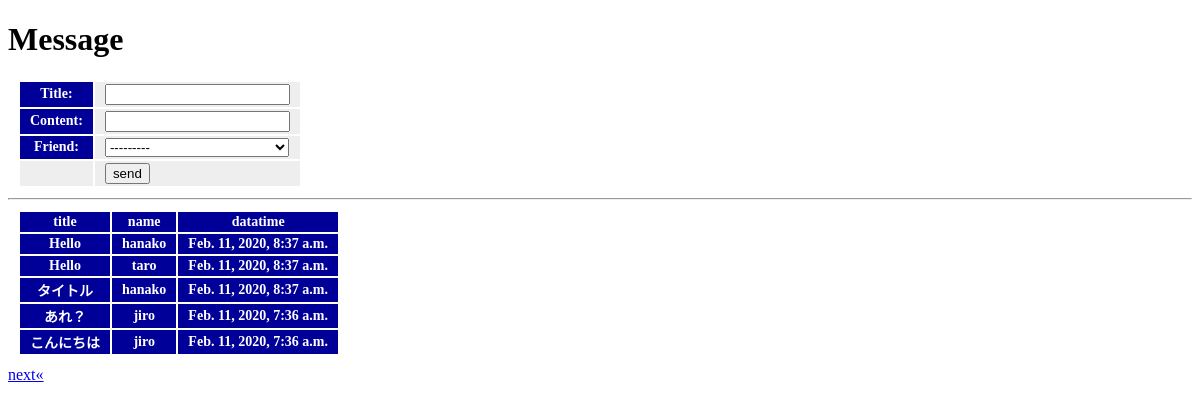
Page /hello/message/ on the committed database.
### hello/models.py (models this page shows, shortened)
class Message(models.Model):
    friend = models.ForeignKey(Friend, on_delete=models.CASCADE)
    title = models.CharField(max_length=100)
    content = models.CharField(max_length=300)
    pub_date = models.DateTimeField(auto_now_add=True)
    class Meta:
        ordering = ('pub_date',)

class Friend(models.Model):
    name = models.CharField(max_length=100,validators=[number_only])
    mail = models.EmailField(max_length=200)
    gender = models.BooleanField()
    age = models.IntegerField()
    birthday = models.DateField()
    def __str__(self):
        return '<Friend:id=' + str(self.id) + ', ' + self.name + ' (' + str(self.age) + ')>'

### hello/views.py (the view)
# urls.py: path('message/', views.message, name='message'),
def message(request, page=1):
    if (request.method == 'POST'):
        obj  = Message()
        form = MessageForm(request.POST, instance=obj)
        form.save()
    data = Message.objects.all().reverse()
    paginator = Paginator(data, 5)
    params = {
        'title': 'Message',
        'form': MessageForm(),
        'data': paginator.get_page(page),
    }
    return render(request, 'hello/message.html',params)

### hello/forms.py
class MessageForm(forms.ModelForm):
    class Meta:
        model = Message
        fields = ['title','content','friend']

### hello/templates/hello/message.html (shortened to what this page needs)
{% load static %}
<!DOCTYPE html>
<html lang="ja">
<head>
    <link rel="stylesheet" type="text/css" href="{% static 'hello/css/style.css' %}" />
</head>
<body>
    <h1>{{title}}</h1>
    <table>
        <form action="{% url 'message' %}" method="POST">
            {{ form.as_table }}
            <tr><td></td><td><input type="submit" value="send"></td></tr>
        </form>
    </table>
    <hr>
    <table>
        <tr>
            <th>title</th>
            <th>name</th>
            <th>datatime</th>
        </tr>
        {% for item in data %}
        <tr>
            <th>{{item.title}}</th>
            <th>{{item.friend.name}}</th>
            <th>{{item.pub_date}}</th>
        </tr>
        {% endfor %}
    </table>
    <div>
        {% if data.has_next %}
        <a href="{% url 'message' %}{{data.next_page_number}}">next&laquo;</a>
        {% endif %}
    </div>
</body>
</html>

### hello/static/hello/css/style.css (style rules this page uses)
table { margin: 10px; font-size: 14px; }
table tr th { background-color: #009; color: white; padding:2px 10px; border-width: 2px; }
table tr td { background-color: #eee; color: #666; padding: 2px 10px; border-width: 2px; }

### rows in the picture
Message: title "Hello", friend.name "hanako", pub_date "Feb. 11, 2020, 8:37 a.m."
Message: title "Hello", friend.name "taro", pub_date "Feb. 11, 2020, 8:37 a.m."
Message: title "タイトル", friend.name "hanako", pub_date "Feb. 11, 2020, 8:37 a.m."
Message: title "あれ？", friend.name "jiro", pub_date "Feb. 11, 2020, 7:36 a.m."
Message: title "こんにちは", friend.name "jiro", pub_date "Feb. 11, 2020, 7:36 a.m."

### other values in the picture
{{ title }} "Message"
